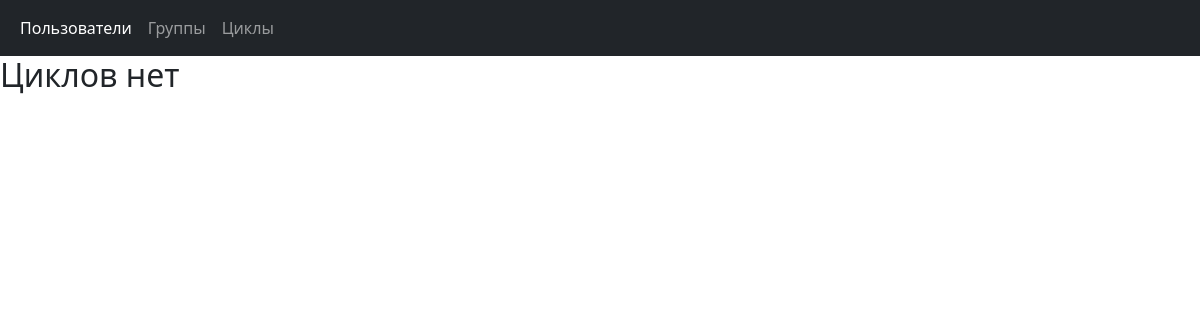
The app's page /app/cycles/, older data.
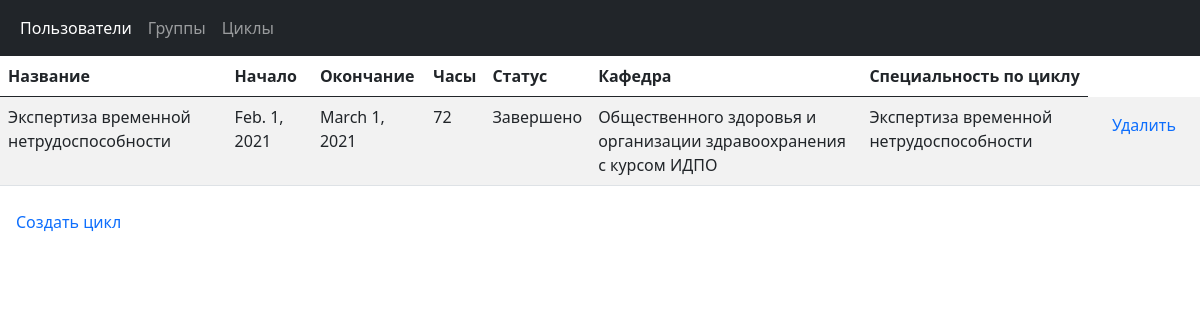
The same page, newer data.
### app/models.py (models this page shows, shortened)
class Cycles(models.Model):
    cyc_name = models.CharField('Название', max_length=200)
    begin = models.DateField('Начало')
    end = models.DateField('Окончание')
    cyc_hours = models.ForeignKey(Hours, on_delete=models.CASCADE)
    cyc_status = models.ForeignKey(Status, on_delete=models.CASCADE)
    cyc_faculty = models.ForeignKey(Faculty, on_delete=models.CASCADE)
    cyc_specialty = models.ForeignKey(SpecialtyByCycle, on_delete=models.CASCADE)

class Hours(models.Model):
    hour = models.CharField('Ко-во часов', max_length=200)
    def __str__(self):
        return self.hour

class Status(models.Model):
    status = models.CharField('Статус цикла', max_length=200)
    def __str__(self):
        return self.status

class Faculty(models.Model):
    faculty = models.CharField('Кафедра', max_length=200)
    def __str__(self):
        return self.faculty

class SpecialtyByCycle(models.Model):
    specialty_by_cycle = models.CharField('Специальность по циклу', max_length=200)
    def __str__(self):
        return self.specialty_by_cycle

### app/views.py (the view)
# urls.py: path('cycles/', views.cycles_list, name='cycles_list'),
def cycles_list(request):
    cycles = Cycles.objects.all()
    return render(request, 'app/cycles.html', context={'cyc_list': cycles})

### app/templates/app/cycles.html (shortened to what this page needs)
{% extends "base.html" %}
{% block content %}
  {% if cyc_list %}
    <table class="table table-striped">
      <thead>
        <tr>
          <th scope="col">Название</th>
          <th scope="col">Начало</th>
          <th scope="col">Окончание</th>
          <th scope="col">Часы</th>
          <th scope="col">Статус</th>
          <th scope="col">Кафедра</th>
          <th scope="col">Специальность по циклу</th>
        </tr>
      </thead>
      <tbody>
        {% for c in cyc_list %}
          <tr>
            <td>{{c.cyc_name}}</td>
            <td>{{c.begin}}</td>
            <td>{{c.end}}</td>
            <td>{{c.cyc_hours}}</td>
            <td>{{c.cyc_status}}</td>
            <td>{{c.cyc_faculty}}</td>
            <td>{{c.cyc_specialty}}</td>
            <td><a class="nav-link active" aria-current="page" href="delete/{{c.id}}">Удалить</a></td>
          </tr>
        {% endfor %}
      </tbody>
    </table>
    <a class="nav-link active" aria-current="page" href="{% url 'cycles_add' %}">Создать цикл</a>
  {% else %}
    <h2>Циклов нет</h2>
  {% endif %}
{% endblock %}

Row changes from the older to the newer data that the page shows:
added Cycles: cyc_name "Экспертиза временной нетрудоспособности", begin "Feb. 1, 2021", end "March 1, 2021", cyc_hours "72", cyc_status "Завершено", cyc_faculty "Общественного здоровья и организации здравоохранения с курсом ИДПО", cyc_specialty "Экспертиза временной нетрудоспособности"
Text that changed along with them:
text no longer shown: "Циклов нет"
text now shown: "Название Начало Окончание Часы Статус Кафедра Специальность по циклу Создать цикл"
